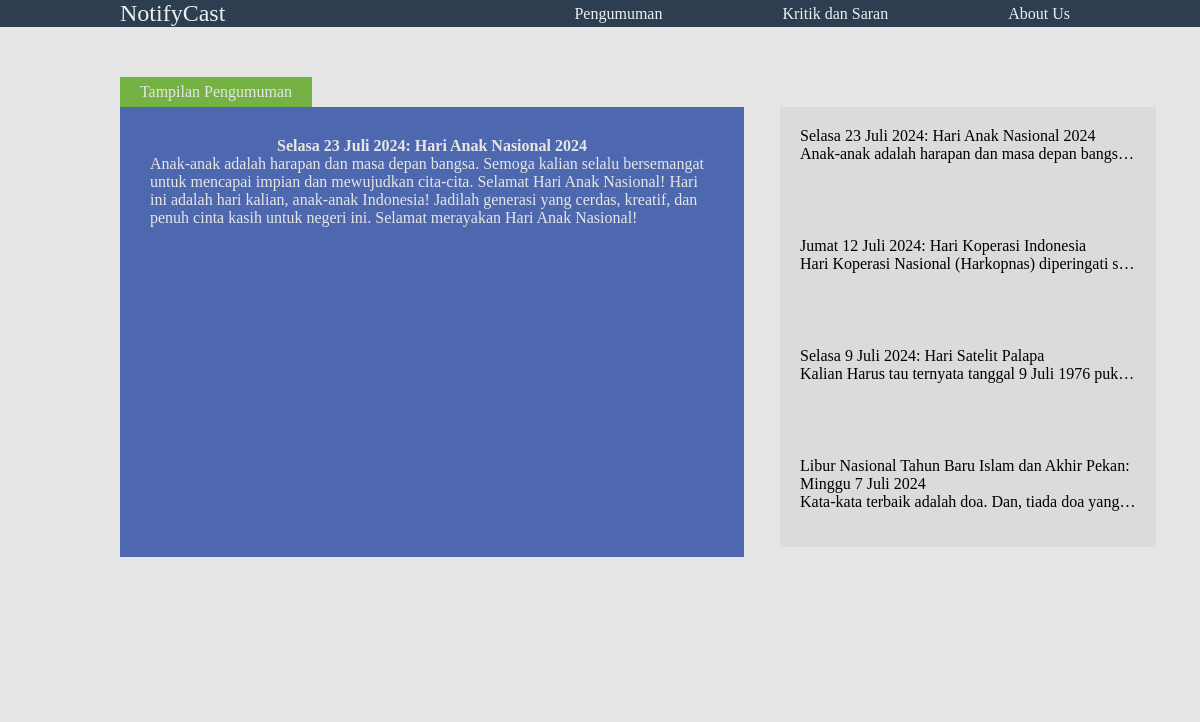
Screenshot of /pengumuman.php with the database file from the repository.
### tables this page shows
CREATE TABLE `pengumuman` (
  `id_pengumuman` int(11) NOT NULL,
  `judul` varchar(255) NOT NULL,
  `isi_pengumuman` text NOT NULL,
  `gambar` varchar(255) DEFAULT NULL,
  `created_at` timestamp NOT NULL DEFAULT current_timestamp()
);

### pengumuman.php (the view, shortened to what this page needs)
<?php
include "koneksi.php";
$query = mysqli_query($conn, "SELECT * FROM pengumuman ORDER BY id_pengumuman DESC LIMIT 4");
$tampil = mysqli_query($conn, "SELECT * FROM pengumuman ORDER BY id_pengumuman DESC LIMIT 1");
?>
<!DOCTYPE html>
<html lang="en">
<head>
    <link rel="stylesheet" href="css/style.css">
    <link rel="stylesheet" href="css/footer.css">
    <link rel="stylesheet" href="css/navbar.css">
    <link rel="stylesheet" href="css/tampil-pengumuman.css">
</head>
<body>
    <nav class="nav">
        <div class="containerr">
            <div class="logo">
                <a href="dashboard.php">NotifyCast</a>
            </div>
            <div class="navbar">
                <ul>
                    <li><a href="">Pengumuman</a></li>
                    <li><a href="kritikSaran.html">Kritik dan Saran</a></li>
                    <li><a href="aboutus.html">About Us</a></li>
                </ul>
            </div>
        </div>
    </nav>
    <div class="isi-web">
        <div class="containerr blok">
            <div class="topper">Tampilan Pengumuman</div>
            <div class="box-tampil">
                <?php
                while ($isi = mysqli_fetch_array($tampil)) {
                    ?>
                    <div class="judul">
                        <center>
                            <?php echo $isi['judul']; ?>
                        </center>
                    </div>
                    <div class="isi">
                        <?php echo $isi['isi_pengumuman']; ?>
                    </div>
                    <?php $no++;
                } ?>
            </div>
        </div>
        <div class="list-tampil">
            <?php
            while ($data = mysqli_fetch_array($query)) {
                ?>
                <div class="box">
                    <div class="judul-box">
                        <?php echo $data['judul']; ?>
                    </div>
                    <div class="deskripsi">
                        <?php echo $data['isi_pengumuman']; ?>
                    </div>
                </div>
                <?php $no++;
            } ?>
        </div>
    </div>
    <footer class="footer">
        <div class="containerr">
            <p>Kelompok 3 RPL | Notifycast 2024</p>
        </div>
    </footer>
</body>
</html>

### css/style.css (style rules this page uses)
* { margin: 0; padding: 0; text-decoration: none; }
body { background-color: #E6E6E6; }
.containerr { width: 80%; margin: auto; }

### css/footer.css (style rules this page uses)
.footer { color: #E6E6E6; text-align: center; font-weight: bold; clear: both; }

### css/navbar.css (style rules this page uses)
.nav { background-color: #2c3e50; color: #ecf0f1; padding: 0; }
.nav .containerr { display: flex; justify-content: space-between; align-items: center; max-width: 1200px; padding: 0px; }
.nav .logo a { color: #ecf0f1; font-size: 24px; text-decoration: none; }
.nav .navbar ul { list-style-type: none; display: flex; align-items: center; margin-left: 50px; }
.nav .navbar ul li { margin-left: 100px; }
.nav .navbar ul li a { color: #ecf0f1; text-decoration: none; padding: 5px 10px; border-radius: 5px; transition: background-color 0.3s; }

### css/tampil-pengumuman.css (style rules this page uses)
.isi-web { height: 600px; box-sizing: border-box; }
.blok { margin-top: 50px; }
.topper { height: 30px; line-height: 30px; color: #E6E6E6; text-align: center; background-color: #74B243; width: 20%; }
.box-tampil { height: 450px; box-sizing: border-box; background-color: #4D68AE; float: left; width: 65%; padding: 30px; color: #E6E6E6; }
.judul { font-weight: bold; }
.list-tampil { width: 35%; float: right; }
.box { padding: 20px; height: 70px; background-color: rgb(219, 219, 219); width: 80%; }
.deskripsi { overflow: hidden; white-space: nowrap; text-overflow: ellipsis; }

### rows the page displays
pengumuman: judul "Selasa 23 Juli 2024: Hari Anak Nasional 2024", isi_pengumuman "Anak-anak adalah harapan dan masa depan bangsa. Semoga kalian selalu bersemangat untuk mencapai impian dan mewujudkan cita-cita. Selamat Hari Anak Nasional! Hari ini adalah hari kalian, anak-anak Indonesia! Jadilah generasi yang cerdas, kreatif, dan penuh cinta kasih untuk negeri ini. Selamat merayakan Hari Anak Nasional!", isi_pengumuman "Anak-anak adalah harapan dan masa depan bangs…"
pengumuman: judul "Jumat 12 Juli 2024: Hari Koperasi Indonesia", isi_pengumuman "Hari Koperasi Nasional (Harkopnas) diperingati s…"
pengumuman: judul "Selasa 9 Juli 2024: Hari Satelit Palapa", isi_pengumuman "Kalian Harus tau ternyata tanggal 9 Juli 1976 puk…"
pengumuman: judul "Libur Nasional Tahun Baru Islam dan Akhir Pekan: Minggu 7 Juli 2024", isi_pengumuman "Kata-kata terbaik adalah doa. Dan, tiada doa yang…"
